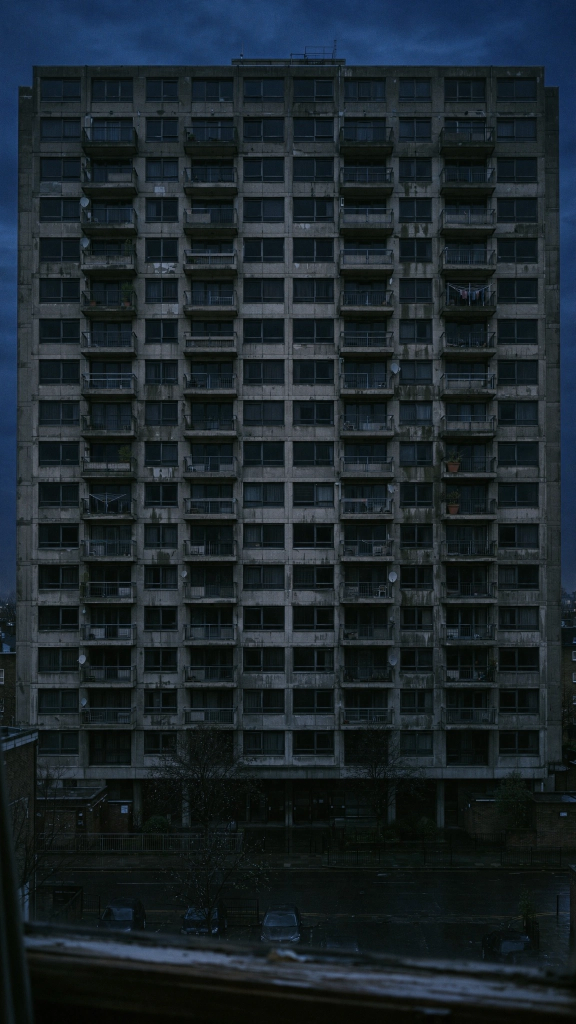
#> input picture engines/tower/dark.png, 1152 x 2048 px (shown at 1/2 size)
$ python tower.py dark.png lit.png lit.png
#> lines starting #> are read from the running program, lines starting #| are printed output that depends on the picture; after the words box and inside, x2 and y2 are one past the last pixel; in counts of white or black regions, pixels touching at a corner belong together
import os as _os; ZT=_os.environ.get('ZT_WORK',_os.path.dirname(_os.path.dirname(_os.path.abspath(__file__)))+'/')   # engines/ root; inputs live in sibling folders
# "every firefly that escapes lights a window" - a jar of 170 fireflies on a windowsill, a tower block opposite in a power cut.
# Each firefly that slips out through the sliding gap in the lid flies across the road and switches on one flat's light.
import sys, os, math, subprocess
from collections import defaultdict
import numpy as np, cv2
from PIL import Image, ImageDraw, ImageFont
O=os.path.dirname(os.path.abspath(__file__))+'/'
D=ZT+''
S=float(os.environ.get('S','0.5'))
W,H,FPS=int(1080*S),int(1920*S),30
DUR=60.0
K=1080/1152                                    # source image -> full-res output
# ---------------- windows (source pixels), 10 columns x 17 floors
XC=[(80,158),(182,270),(288,355),(380,470),(475,565),(585,665),(678,780),(785,862),(888,985),(993,1073)]
BAL={1,3,6,8}
ROWS=[159,241,320,401,482,563,644,725,806,889,971,1055,1137,1222,1304,1385,1469]
WIN=[]
for r,y in enumerate(ROWS):
    yc=y+17+8*r/16
    for c,(x0,x1) in enumerate(XC):
        y0,y1=yc-24,yc+24+(14 if c in BAL else 0)
        WIN.append((x0*K,y0*K,x1*K,y1*K,r,c))
NW=len(WIN)
rng=np.random.RandomState(int(os.environ.get('SEED','7')))
# ---------------- jar physics (full-res units)
# mason jar sitting on the ledge (full-res px): lid 1478-1510, neck, shoulder 1528-1580, body to the base at 1846
JC=885.0; LIDT=1478; LIDY=1510; NECK1=1528; SHO1=1580; JY1=1826; BASEY=1846; HWB=130.0; HWN=84.0
JX0,JX1,JY0=JC-HWB,JC+HWB,LIDY
def hw(y):                                       # outer half-width of the glass at height y
    y=np.asarray(y,np.float64)
    u=np.clip((y-NECK1)/(SHO1-NECK1),0,1); w=HWN+(HWB-HWN)*(0.5-0.5*np.cos(np.pi*u))
    rb=26.0; dy=np.clip(y-(BASEY-rb),0,rb); w=w-(rb-np.sqrt(np.maximum(rb*rb-dy*dy,0)))
    return w
def ihw(y): return hw(y)-9
GW0=float(os.environ.get('GW0','12')); GW1=float(os.environ.get('GW1','90')); GP=float(os.environ.get('GP','3.2')); R=6.0
def gw(t): return GW0+(GW1-GW0)*min(1,t/52)**GP
LIFT=float(os.environ.get('LIFT','-260')); DRAG=0.6; WANDER=240.0; RESTI=0.7
def gap_x(t):
    span=max(0,(2*(HWN-9)-gw(t)-16)/2); mid=JC
    return mid+span*math.sin(t*0.6+0.4)
SUB=2; dt=1/(FPS*SUB)
pos=np.stack([rng.uniform(JC-90,JC+90,NW),rng.uniform(SHO1,JY1-R,NW)],1)
vel=rng.normal(0,60,(NW,2)); ph=rng.uniform(0,6.3,NW)
def collide():
    global pos,vel
    if len(pos)<2: return
    gi=np.floor(pos/(2*R)).astype(np.int64); b=defaultdict(list)
    for i,(x,y) in enumerate(gi): b[(x,y)].append(i)
    I=[];J=[]
    for (x,y),lst in b.items():
        for dx,dy in ((0,0),(1,-1),(1,0),(1,1),(0,1)):
            nb=b.get((x+dx,y+dy))
            if not nb: continue
            for a in lst:
                for c in nb:
                    if (dx,dy)==(0,0) and c<=a: continue
                    I.append(a); J.append(c)
    if not I: return
    I=np.array(I); J=np.array(J); d=pos[J]-pos[I]; dist=np.sqrt((d**2).sum(1))+1e-6
    h=dist<2*R
    if not h.any(): return
    I,J,d,dist=I[h],J[h],d[h],dist[h]; n=d/dist[:,None]; ov=(2*R-dist)[:,None]*0.5
    np.add.at(pos,I,-n*ov); np.add.at(pos,J,n*ov)
    rv=((vel[J]-vel[I])*n).sum(1); imp=np.where(rv<0,-rv*0.85,0)[:,None]*n*0.5
    np.add.at(vel,I,-imp); np.add.at(vel,J,imp)
def walls(top):
    global pos,vel
    m=pos[:,1]>JY1-R; pos[m,1]=JY1-R; vel[m,1]=-np.abs(vel[m,1])*RESTI
    if top is not None:
        m=pos[:,1]<top; pos[m,1]=top; vel[m,1]=np.abs(vel[m,1])*RESTI
    lim=ihw(np.maximum(pos[:,1],LIDY))-R
    dx=pos[:,0]-JC; m=np.abs(dx)>lim
    if m.any():
        sg=np.sign(dx[m]); pos[m,0]=JC+sg*lim[m]; vel[m,0]=-sg*np.abs(vel[m,0])*RESTI
        # sliding up under the shoulder: nudge inwards so they funnel to the neck
        vel[m,0]-=sg*40
# settle the crowd before t=0 (packed up under the lid)
for _ in range(240):
    vel+=np.array([0,LIFT])*dt+rng.normal(0,WANDER*math.sqrt(dt),(len(pos),2)); vel*=(1-DRAG*dt); pos+=vel*dt
    walls(LIDY+R)
    collide()
order=list(rng.permutation(NW))
LASTW=12*10+4                                   # make a mid-height, central flat the final one
order.remove(LASTW); order.append(LASTW)
ESC=[]                                          # [x0,y0,t,window,ctrlx,ctrly,dur,phase]
FR=[]
for f in range(int(DUR*FPS)):
    for s in range(SUB):
        t=(f*SUB+s)*dt; n=len(pos)
        if n==0: break
        vel+=np.array([0,LIFT])*dt+rng.normal(0,WANDER*math.sqrt(dt),(n,2)); vel*=(1-DRAG*dt)
        sp=np.sqrt((vel**2).sum(1)); vel*=np.minimum(1,380/(sp+1e-6))[:,None]
        pos+=vel*dt
        walls(None)
        gx=gap_x(t); atlid=pos[:,1]<LIDY+R; ingap=np.abs(pos[:,0]-gx)<gw(t)/2-R*0.5
        out=atlid&ingap&(pos[:,1]<LIDY-R); blk=atlid&~ingap
        pos[blk,1]=LIDY+R; vel[blk,1]=np.abs(vel[blk,1])*RESTI
        if out.any():
            for i in np.where(out)[0]:
                w=order[len(ESC)]; x0,y0,x1,y1=WIN[w][:4]; tx,ty=(x0+x1)/2,(y0+y1)/2
                dist=math.hypot(tx-pos[i,0],ty-pos[i,1])
                ESC.append([pos[i,0],pos[i,1],t,w,(pos[i,0]+tx)/2+rng.uniform(-220,220),min(pos[i,1],ty)-rng.uniform(60,260),(0.9+dist/900)*rng.uniform(0.85,1.15),ph[i]])
            keep=~out; pos,vel,ph=pos[keep],vel[keep],ph[keep]
        if s==0: collide()
    FR.append((pos.copy(),ph.copy()))
ESC=np.array(ESC); TON=np.full(NW,1e9)
for e in ESC: TON[int(e[3])]=e[2]+e[6]
tlast=TON[TON<1e8].max() if (TON<1e8).any() else DUR
print('escaped',len(ESC),'of',NW,'first',np.round(ESC[:5,2],2).tolist() if len(ESC) else None,'last lit',round(float(tlast),1),flush=True)
for q in (25,50,100,150,169):
    if len(ESC)>q: print('  window',q+1,'lit at',round(float(np.sort(TON)[q]),1))
if os.environ.get('SIMONLY'): sys.exit()
TSL=tlast+1.0                                   # streetlight comes back on
# ---------------- images
def ld(p): return cv2.resize(cv2.imread(O+p),(W,H),interpolation=cv2.INTER_AREA).astype(np.float32)
#> called with p = 'dark.png'
DARK=ld('dark.png'); LIT=ld('lit.png')
#> call 2 of ld, with p = 'lit.png'
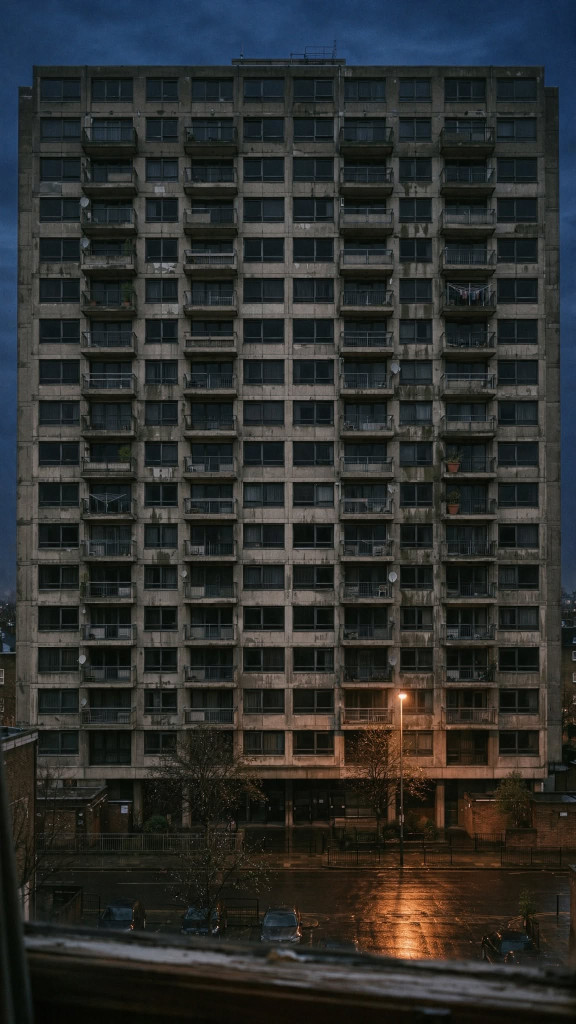
#> input picture engines/tower/lit.png, 1152 x 2048 px (shown at 1/2 size)
lum=cv2.cvtColor(DARK.astype(np.uint8),cv2.COLOR_BGR2GRAY).astype(np.float32)
# per-window light patches (additive light + soft spill on the concrete)
def kelvin(k):                                   # colour temperature -> BGR (Tanner Helland approximation)
    t=k/100.0
    r=255.0 if t<=66 else 329.7*((t-60)**-0.1332)
    g=99.47*math.log(t)-161.12 if t<=66 else 288.1*((t-60)**-0.0755)
    b=255.0 if t>=66 else (0.0 if t<=19 else 138.5*math.log(t-10)-305.0)
    return np.clip(np.array([b,g,r],np.float32),0,255)
def pick_light():
    u=rng.rand()
    if u<0.75: k=rng.uniform(2200,3000)              # most homes: warm bulbs and lamps
    elif u<0.975: k=rng.uniform(3000,4000)           # some neutral-white LEDs
    else: k=rng.uniform(4000,4800)                   # the odd cool one
    nm='fairy' if (k<2700 and rng.rand()<0.04) else 'bulb'
    return nm,k
BROKEN=int(os.environ.get('BROKEN','57'))        # the one flat with a dodgy flickering light
def P(v): return v*S
PATCH=[]
for w,(x0,y0,x1,y1,r,c) in enumerate(WIN):
    m=int(P(26)); X0=max(0,int(P(x0))-m); Y0=max(0,int(P(y0))-m); X1=min(W,int(P(x1))+m+1); Y1=min(H,int(P(y1))+m+1)
    hh,ww=Y1-Y0,X1-X0
    yy,xx=np.mgrid[0:hh,0:ww].astype(np.float32)
    rect=np.zeros((hh,ww),np.float32); cv2.rectangle(rect,(int(P(x0))-X0,int(P(y0))-Y0),(int(P(x1))-X0,int(P(y1))-Y0),1.0,-1)
    l=lum[Y0:Y1,X0:X1]; inside=l[rect>0.5]
    thr=np.percentile(inside,62)
    glass=rect*np.clip((thr-l)/12+0.5,0,1)                          # dark panes light up; frames/mullions stay
    glass=cv2.GaussianBlur(glass,(0,0),0.5)
    nm,kk=pick_light(); col=kelvin(kk)
    col=np.array(col,np.float32)*rng.uniform(0.92,1.06,3)
    br=rng.uniform(0.38,0.80)*(0.75 if kk<2500 else 1)
    lx=rng.uniform(P(x0),P(x1))-X0; ly=rng.uniform(P(y0),P(y1))-Y0          # where the light sits in the room
    grad=0.55+0.45*np.exp(-((xx-lx)**2+(yy-ly)**2)/(2*(P(x1-x0)*0.6)**2))
    tex=np.ones((hh,ww),np.float32)
    cur=rng.choice(['none','half','blinds','net','none'])
    if cur=='half':
        cut=rng.uniform(0.35,0.65)*(P(x1)-P(x0))+P(x0)-X0
        tex*=np.where((xx<cut)^(rng.rand()<0.5),0.35,1.0)
    elif cur=='blinds':
        tex*=0.65+0.35*(np.sin(yy/max(1.2,P(3.2))*math.pi)>0)
    elif cur=='net':
        tex*=0.8; glass=cv2.GaussianBlur(glass,(0,0),P(2))
    if nm=='fairy':
        dots=np.zeros((hh,ww),np.float32)
        for k_ in range(int(10*S*2)): cv2.circle(dots,(int(rng.uniform(P(x0),P(x1))-X0),int(P(y0)-Y0+P(4)+rng.uniform(0,P(6)))),max(1,int(P(2.5))),1.0,-1)
        tex=tex*0.6+dots*1.2
    L=glass*tex*grad*br
    spill=cv2.GaussianBlur(L,(0,0),P(10))*0.55+cv2.GaussianBlur(L,(0,0),P(3))*0.25
    if c in BAL:
        bal=np.zeros((hh,ww),np.float32); cv2.rectangle(bal,(int(P(x0))-X0,int(P(y1))-Y0),(int(P(x1))-X0,int(P(y1+22))-Y0),1.0,-1)
        spill+=cv2.GaussianBlur(bal,(0,0),P(4))*0.18*br
    mode='broken' if w==BROKEN else rng.choice(['instant','instant','stutter'])
    PATCH.append((Y0,Y1,X0,X1,L[...,None]*col,spill[...,None]*col,mode,rng.uniform(0,6.3)))
#> this loop made 170 passes
#> thr on passes 1 to 3: 26, 27, 26
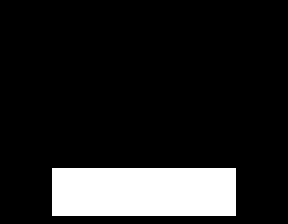
#> bal: shape (56, 72) float32 (shown 4 times larger); values 0 (black) and 1 (white), 13.7% white; 1 white region, box (x1, y1, x2, y2) and area: (13, 42, 59, 54) 552
#> dots: shape (56, 72) float32; values 0 (black) and 1 (white), 1.1% white in thin lines or dots, all inside (x1, y1, x2, y2) = (26, 14, 48, 20)
#> rect: shape (49, 64) float32; values 0 (black) and 1 (white), 27.9% white; 1 white region, box (x1, y1, x2, y2) and area: (13, 13, 51, 36) 874
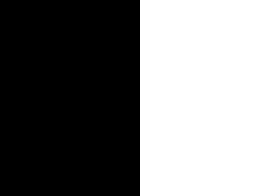
#> tex: shape (49, 64) float32 (shown 4 times larger); values 0.35 (black) and 1 (white), 45.3% white; 1 white region, box (x1, y1, x2, y2) and area: (35, 0, 64, 49) 1421
#> after the loop, PATCH = 170 items
# [12 lines left out: function inten, not called in this run]
# jar layers
# ---- glass jar look (precomputed in a region of interest)
RX0,RX1,RY0,RY1=max(0,int(P(JC-420))),min(W,int(P(JC+420))),int(P(LIDT-20)),min(H,int(P(BASEY+74)))
gy,gx_=np.mgrid[RY0:RY1,RX0:RX1].astype(np.float32)
fy=gy/S; fx=gx_/S
HWO=hw(np.clip(fy,LIDY,BASEY)).astype(np.float32)
U=(fx-JC)/HWO
inY=((fy>=LIDY)&(fy<=BASEY)).astype(np.float32)
#> inY: shape (231, 308) float32; values 0 (black) and 1 (white), 73.2% white; 2 black regions, box (x1, y1, x2, y2) and area: (0, 195, 308, 231) 11088, (0, 0, 308, 26) 8008
GL=np.clip((1-np.abs(U))*HWO*S/1.2,0,1)*inY                      # glass coverage
GL=cv2.GaussianBlur(GL,(0,0),max(0.5,P(1.0)))
AU=np.clip(np.abs(U),0,1)
FRES=AU**9*GL
body=np.clip((fy-SHO1)/20,0,1)*np.clip((JY1-fy)/30,0,1)
HL=(np.exp(-((U+0.66)/0.07)**2)*0.9+np.exp(-((U-0.58)/0.03)**2)*0.4)*body*GL
shou=np.exp(-((fy-(NECK1+0.55*(SHO1-NECK1))-12*U**2)/6)**2)*np.exp(-((U+0.35)/0.35)**2)*GL*0.6
GLO=np.zeros_like(GL)
cv2.ellipse(GLO,(int(P(JC))-RX0,int(P(BASEY-12))-RY0),(int(P(HWB-6)),int(P(15))),0,0,180,1.0,max(1,int(P(3))),cv2.LINE_AA)
#> GLO: shape (231, 308) float32; values 0 (black) and 1 (white), 0.18% white in thin lines or dots, all inside (x1, y1, x2, y2) = (148, 188, 273, 196)
cv2.ellipse(GLO,(int(P(JC))-RX0,int(P(JY1-2))-RY0),(int(P(HWB-14)),int(P(11))),0,0,180,0.45,max(1,int(P(2))),cv2.LINE_AA)
#> GLO: shape (231, 308) float32; min 0, max 1, mean 0.00253
cv2.ellipse(GLO,(int(P(JC))-RX0,int(P(NECK1-4))-RY0),(int(P(HWN)),int(P(7))),0,0,180,0.5,max(1,int(P(2))),cv2.LINE_AA)
#> GLO: shape (231, 308) float32; min 0, max 1, mean 0.00312
GLO=cv2.GaussianBlur(GLO,(0,0),P(1.4))
baseg=np.clip((fy-(JY1-4))/6,0,1)*GL                              # thick glass base
EDGE=np.exp(-((np.abs(U)-1)*HWO/2.0)**2)*inY
# refraction: slightly magnified, shifted view of what's behind
MAPX=(JC+(fx-JC)*0.86)*S; MAPY=(fy-10+6*U**2)*S
#> after `MAPY = (fy - 10 + 6 * U ** 2) * S`:
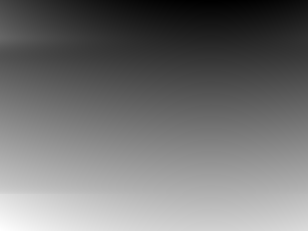
#> MAPY: shape (231, 308) float32; min 724, max 1003.2, mean 849.9; drawn with min black and max white
MAPX=MAPX.astype(np.float32); MAPY=MAPY.astype(np.float32)
# lid: ridged metal band with an elliptical top
LIDM=np.zeros_like(GL); LHW=HWN+8
cv2.rectangle(LIDM,(int(P(JC-LHW))-RX0,int(P(LIDT))-RY0),(int(P(JC+LHW))-RX0,int(P(LIDY))-RY0),1.0,-1)
#> LIDM: shape (231, 308) float32; values 0 (black) and 1 (white), 2.2% white; 1 white region, box (x1, y1, x2, y2) and area: (164, 10, 257, 27) 1581
cv2.ellipse(LIDM,(int(P(JC))-RX0,int(P(LIDT))-RY0),(int(P(LHW)),int(P(9))),0,0,360,1.0,-1)
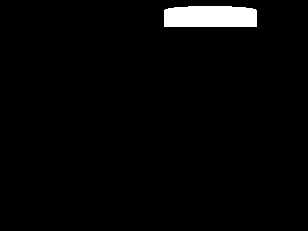
#> LIDM: shape (231, 308) float32; values 0 (black) and 1 (white), 2.6% white; 1 white region, box (x1, y1, x2, y2) and area: (164, 6, 257, 27) 1873
LU=np.clip((fx-JC)/LHW,-1,1)
LCOL=(np.array([70,95,115],np.float32)*(0.55+0.45*np.cos(LU*1.4))[...,None]*(0.85+0.15*np.sin(fy*1.6)[...,None]))
LCOL+=np.exp(-((LU+0.45)/0.12)**2)[...,None]*np.array([70,80,90],np.float32)
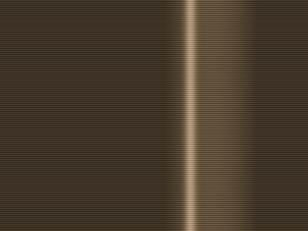
#> LCOL: shape (231, 308, 3) float32; mean of channels 0, 1, 2 43.8, 59, 71.2; drawn as B, G, R
LTOP=np.zeros_like(GL); cv2.ellipse(LTOP,(int(P(JC))-RX0,int(P(LIDT))-RY0),(int(P(LHW)),int(P(9))),0,0,360,1.0,-1)
#> after `cv2.ellipse(LTOP, (int(P(JC)) - RX0, int(P(LIDT)) - RY0), (int(P(LHW))`: LTOP: shape (231, 308) float32; values 0 (black) and 1 (white), 0.95% white; 1 white region, box (x1, y1, x2, y2) and area: (164, 6, 257, 15) 677
# shadow and light pool on the ledge
SH=np.exp(-(((fx-JC)/(HWB*1.05))**2+((fy-(BASEY-2))/7)**2)); POOL=np.exp(-(((fx-JC)/190)**2+((fy-(BASEY+6))/26)**2))*np.clip((fy-(BASEY-30))/24,0,1)
# [23 lines left out: function jar_draw, not called in this run]
# text
FB=ImageFont.truetype('/usr/share/fonts/opentype/inter/InterDisplay-SemiBold.otf',max(8,int(P(92))))
FS=ImageFont.truetype('/usr/share/fonts/opentype/inter/InterDisplay-Bold.otf',max(8,int(P(64))))
FL=ImageFont.truetype('/usr/share/fonts/opentype/inter/Inter-Medium.otf',max(8,int(P(34))))
im=Image.new('L',(W,H),0); d=ImageDraw.Draw(im)
#> after `im = Image.new('L', (W, H), 0)`: im: PIL image 540x960 L; every value is 0
d.text((W/2,P(58)),os.environ.get('HOOK1','can 170 fireflies'),font=FS,fill=255,anchor='mm')
d.text((W/2,P(132)),os.environ.get('HOOK2','light the whole tower?'),font=FS,fill=255,anchor='mm')
d.text((P(300),P(1668)),"windows lit",font=FL,fill=255,anchor='mm')
HOOK=np.asarray(im,np.float32)/255; HSH=cv2.GaussianBlur(HOOK,(0,0),P(9))
#> after `HSH = cv2.GaussianBlur(HOOK, (0, 0), P(9))`:
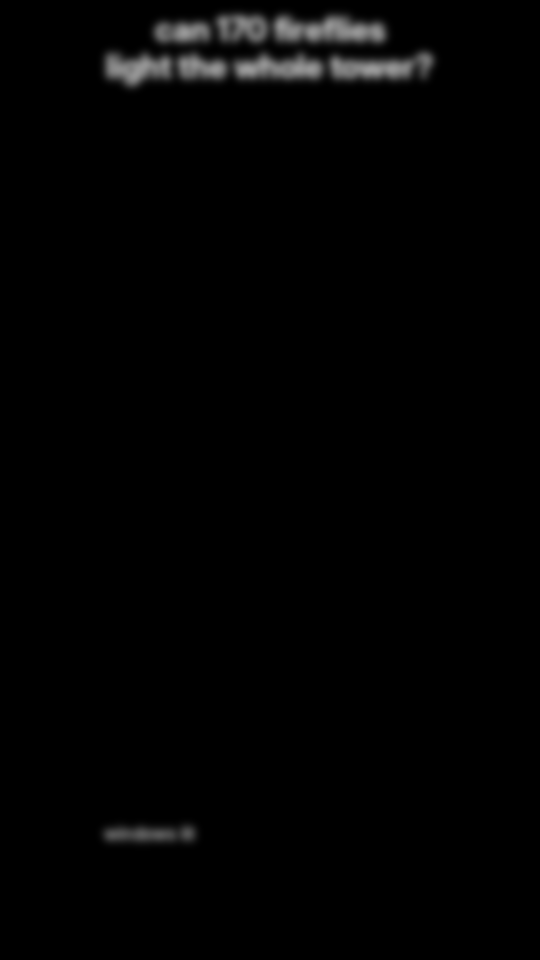
#> HSH: shape (960, 540) float32; min 0, max 0.608, mean 0.0112
topfade=np.clip(1-np.arange(H,dtype=np.float32)/P(250),0,1)[:,None]**0.8*np.ones((1,W),np.float32)
_cc={}
# [5 lines left out: function count_mask, not called in this run]
FIRE=np.array([120,225,255],np.float32); HALO=np.array([60,150,230],np.float32)
#> after `FIRE = np.array([120, 225, 255], np.float32)`: FIRE = [120, 225, 255]
#> after `HALO = np.array([60, 150, 230], np.float32)`: HALO = [60, 150, 230]
# [40 lines left out: function frame, not called in this run]
# ---------------- sound: a soft music-box note as each window lights, D minor pentatonic over the city-night bed
SR=48000
# [23 lines left out: functions note, audio, not called in this run]
if __name__=='__main__':
    if sys.argv[1]=='audio':
        audio(O+'ta.wav')
        subprocess.run(['ffmpeg','-y','-v','error','-i',O+sys.argv[2],'-i',O+'ta.wav','-map','0:v','-map','1:a','-c:v','copy','-af','loudnorm=I=-14:TP=-1.5:LRA=11','-ar','48000','-c:a','aac','-b:a','192k','-shortest','-movflags','+faststart',O+sys.argv[3]])
        sys.exit()
    if sys.argv[1]=='still':
        for tt in sys.argv[2].split(','): cv2.imwrite(O+f'ts_{tt}.jpg',frame(min(len(FR)-1,int(float(tt)*FPS))))
        sys.exit()
    out=O+sys.argv[1]
#> (the run stopped early here; a loop or call above may not have finished)
